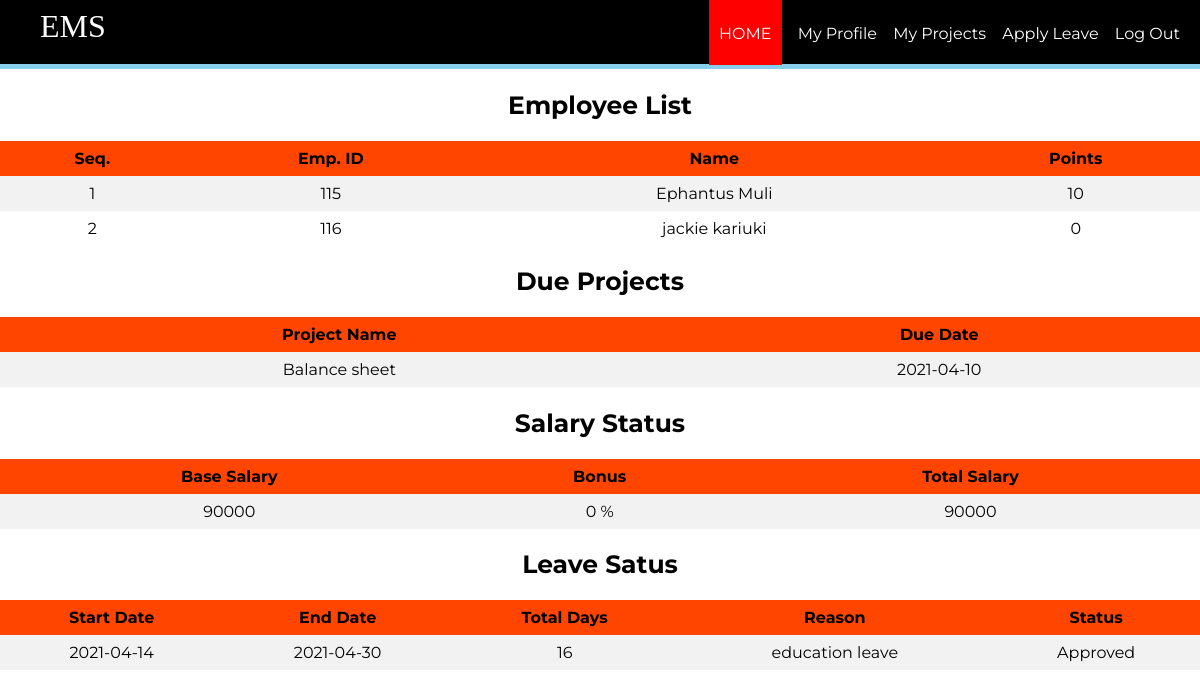
The app's page /employee/eloginwel.php?id=116 with its own data.
### tables this page shows
CREATE TABLE `rank` (
  `eid` int(11) NOT NULL,
  `points` int(11) DEFAULT '0'
);

CREATE TABLE `employee` (
  `id` int(11) NOT NULL,
  `firstName` varchar(100) NOT NULL,
  `lastName` varchar(100) NOT NULL,
  `email` varchar(100) NOT NULL,
  `password` text NOT NULL,
  `birthday` date NOT NULL,
  `gender` varchar(10) NOT NULL,
  `contact` varchar(20) NOT NULL,
  `nid` int(20) NOT NULL,
  `address` varchar(100) DEFAULT NULL,
  `dept` varchar(100) NOT NULL,
  `degree` varchar(100) NOT NULL,
  `pic` text NOT NULL
);

CREATE TABLE `project` (
  `pid` int(10) UNSIGNED NOT NULL,
  `eid` int(11) DEFAULT NULL,
  `pname` varchar(100) DEFAULT NULL,
  `duedate` date DEFAULT NULL,
  `subdate` date NOT NULL DEFAULT '2021-05-03',
  `mark` int(11) NOT NULL,
  `status` varchar(50) DEFAULT NULL
);

CREATE TABLE `salary` (
  `id` int(11) NOT NULL,
  `base` int(11) NOT NULL,
  `bonus` int(11) DEFAULT NULL,
  `total` int(11) DEFAULT NULL
);

CREATE TABLE `employee_leave` (
  `id` int(11) DEFAULT NULL,
  `token` int(11) NOT NULL,
  `start` date DEFAULT NULL,
  `end` date DEFAULT NULL,
  `reason` char(100) DEFAULT NULL,
  `status` char(50) DEFAULT NULL
);

### employee/eloginwel.php (the view, shortened to what this page needs)
<?php
	$id = (isset($_GET['id']) ? $_GET['id'] : '');
	require_once ('process/dbh.php');
	$sql = "SELECT id, firstName, lastName,  points FROM employee, rank WHERE rank.eid = employee.id order by rank.points desc";
	$sql1 = "SELECT `pname`, `duedate` FROM `project` WHERE eid = $id and status = 'Due'";
	$sql2 = "Select * From employee, employee_leave Where employee.id = $id and employee_leave.id = $id order by employee_leave.token";
	$sql3 = "SELECT * FROM `salary` WHERE id = $id";
$result = mysqli_query($conn, $sql);
$result1 = mysqli_query($conn, $sql1);
$result2 = mysqli_query($conn, $sql2);
$result3 = mysqli_query($conn, $sql3);
?>
<html>
<head>
	<link rel="stylesheet" type="text/css" href="styleemplogin.css">
</head>
<body>
	<header>
		<nav>
			<h1>EMS</h1>
			<ul id="navli">
				<li><a class="homered" href="eloginwel.php?id=<?php echo $id?>"">HOME</a></li>
				<li><a class="homeblack" href="myprofile.php?id=<?php echo $id?>"">My Profile</a></li>
				<li><a class="homeblack" href="empproject.php?id=<?php echo $id?>"">My Projects</a></li>
				<li><a class="homeblack" href="applyleave.php?id=<?php echo $id?>"">Apply Leave</a></li>
				<li><a class="homeblack" href="elogin.html">Log Out</a></li>
			</ul>
		</nav>
	</header>
	<div class="divider"></div>
	<div id="divimg">
	<div>
		    	<h2 style="font-family: 'Montserrat', sans-serif; font-size: 25px; text-align: center;">Employee List </h2>
    	<table>
			<tr bgcolor="#000">
				<th align = "center">Seq.</th>
				<th align = "center">Emp. ID</th>
				<th align = "center">Name</th>
				<th align = "center">Points</th>
			</tr>
			<?php
				$seq = 1;
				while ($employee = mysqli_fetch_assoc($result)) {
					echo "<tr>";
					echo "<td>".$seq."</td>";
					echo "<td>".$employee['id']."</td>";
					echo "<td>".$employee['firstName']." ".$employee['lastName']."</td>";
					echo "<td>".$employee['points']."</td>";
					$seq+=1;
				}
			?>
		</table>
    	<h2 style="font-family: 'Montserrat', sans-serif; font-size: 25px; text-align: center;">Due Projects</h2>
    	<table>
			<tr>
				<th align = "center">Project Name</th>
				<th align = "center">Due Date</th>
			</tr>
			<?php
				while ($employee1 = mysqli_fetch_assoc($result1)) {
					echo "<tr>";
					echo "<td>".$employee1['pname']."</td>";
					echo "<td>".$employee1['duedate']."</td>";
				}
			?>
		</table>
		<h2 style="font-family: 'Montserrat', sans-serif; font-size: 25px; text-align: center;">Salary Status</h2>
    	<table>
			<tr>
				<th align = "center">Base Salary</th>
				<th align = "center">Bonus</th>
				<th align = "center">Total Salary</th>
			</tr>
			<?php
				while ($employee = mysqli_fetch_assoc($result3)) {
					echo "<tr>";
					echo "<td>".$employee['base']."</td>";
					echo "<td>".$employee['bonus']." %</td>";
					echo "<td>".$employee['total']."</td>";
				}
			?>
		</table>
		<h2 style="font-family: 'Montserrat', sans-serif; font-size: 25px; text-align: center;">Leave Satus</h2>
    	<table>
			<tr>
				<th align = "center">Start Date</th>
				<th align = "center">End Date</th>
				<th align = "center">Total Days</th>
				<th align = "center">Reason</th>
				<th align = "center">Status</th>
			</tr>
			<?php
				while ($employee = mysqli_fetch_assoc($result2)) {
					$date1 = new DateTime($employee['start']);
					$date2 = new DateTime($employee['end']);
					$interval = $date1->diff($date2);
					echo "<tr>";
					echo "<td>".$employee['start']."</td>";
					echo "<td>".$employee['end']."</td>";
					echo "<td>".$interval->days."</td>";
					echo "<td>".$employee['reason']."</td>";
					echo "<td>".$employee['status']."</td>";
				}
			?>
		</table>
<br>
<br>
<br>
<br>
<br>
	</div>
	</div>
</body>
</html>

### employee/styleemplogin.css (style rules this page uses)
body { margin: 0px; }
header { background: black; color: white; padding: 8px 20px 6px 40px; height: 50px; }
header h1 { display: inline; font-family: 'Times New Roman'; font-weight: 400; font-size: 32px; float: left; margin-top: 0px; margin-right: 10px; }
nav ul { display: inline; padding: 0px; float: right; }
nav ul li { display: inline-block; list-style-type: none; color: white; float: none; margin-left: 12px; }
nav ul li a { color: white; text-decoration: none; }
#navli { font-family: 'Montserrat', sans-serif; }
.homered { background-color: red; padding: 30px 10px 22px 10px; }
.divider { background-color: skyblue; height: 5px; }
table { margin: 0px; border-collapse: collapse; width: 100%; font-family: 'Montserrat', sans-serif; }
th, td { text-align: center; padding: 8px; }
tr:nth-child(even) { background-color: #f2f2f2 }
th { background-color: orangered; color: black; }

### records on screen
rank: eid "115", eid.firstName "Ephantus", eid.lastName "Muli", points "10"
rank: eid "116", eid.firstName "jackie", eid.lastName "kariuki", points "0"
project: pname "Balance sheet", duedate "2021-04-10"
salary: base "90000", bonus "0", total "90000"
employee_leave: start "2021-04-14", end "2021-04-30", start+end "16", reason "education leave", status "Approved"
